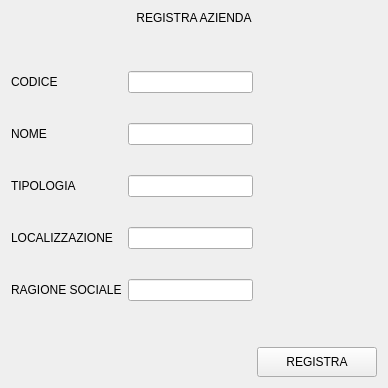
               <widget class="QWidget" name="page_aggiungi_azienda">
                <layout class="QVBoxLayout" name="verticalLayout_34">
                 <item>
                  <widget class="QLabel" name="label_55">
                   <property name="maximumSize">
                    <size>
                     <width>16777215</width>
                     <height>100</height>
                    </size>
                   </property>
                   <property name="text">
                    <string>REGISTRA AZIENDA</string>
                   </property>
                   <property name="alignment">
                    <set>Qt::AlignCenter</set>
                   </property>
                  </widget>
                 </item>
                 <item>
                  <spacer name="verticalSpacer_9">
                   <property name="orientation">
                    <enum>Qt::Vertical</enum>
                   </property>
                   <property name="sizeHint" stdset="0">
                    <size>
                     <width>20</width>
                     <height>40</height>
                    </size>
                   </property>
                  </spacer>
                 </item>
                 <item>
                  <layout class="QHBoxLayout" name="horizontalLayout_25">
                   <item>
                    <layout class="QVBoxLayout" name="verticalLayout_31">
                     <property name="spacing">
                      <number>30</number>
                     </property>
                     <item>
                      <widget class="QLabel" name="label_56">
                       <property name="text">
                        <string>CODICE</string>
                       </property>
                      </widget>
                     </item>
                     <item>
                      <widget class="QLabel" name="label_57">
                       <property name="text">
                        <string>NOME</string>
                       </property>
                      </widget>
                     </item>
                     <item>
                      <widget class="QLabel" name="label_58">
                       <property name="text">
                        <string>TIPOLOGIA</string>
                       </property>
                      </widget>
                     </item>
                     <item>
                      <widget class="QLabel" name="label_59">
                       <property name="text">
                        <string>LOCALIZZAZIONE</string>
                       </property>
                      </widget>
                     </item>
                     <item>
                      <widget class="QLabel" name="label_60">
                       <property name="text">
                        <string>RAGIONE SOCIALE</string>
                       </property>
                      </widget>
                     </item>
                    </layout>
                   </item>
                   <item>
                    <layout class="QVBoxLayout" name="verticalLayout_33">
                     <property name="spacing">
                      <number>30</number>
                     </property>
                     <item>
                      <widget class="QLineEdit" name="reg_codice_azienda"/>
                     </item>
                     <item>
                      <widget class="QLineEdit" name="reg_nome_azienda"/>
                     </item>
                     <item>
                      <widget class="QLineEdit" name="reg_tipologia_azienda"/>
                     </item>
                     <item>
                      <widget class="QLineEdit" name="reg_localizzazione_azienda"/>
                     </item>
                     <item>
                      <widget class="QLineEdit" name="reg_ragioneSociale_azienda"/>
                     </item>
                    </layout>
                   </item>
                   <item>
                    <spacer name="horizontalSpacer_20">
                     <property name="orientation">
                      <enum>Qt::Horizontal</enum>
                     </property>
                     <property name="sizeHint" stdset="0">
                      <size>
                       <width>40</width>
                       <height>20</height>
                      </size>
                     </property>
                    </spacer>
                   </item>
                  </layout>
                 </item>
                 <item>
                  <spacer name="verticalSpacer_10">
                   <property name="orientation">
                    <enum>Qt::Vertical</enum>
                   </property>
                   <property name="sizeHint" stdset="0">
                    <size>
                     <width>20</width>
                     <height>40</height>
                    </size>
                   </property>
                  </spacer>
                 </item>
                 <item>
                  <layout class="QHBoxLayout" name="horizontalLayout_24">
                   <property name="spacing">
                    <number>6</number>
                   </property>
                   <item>
                    <widget class="QLabel" name="signal_registra_azienda">
                     <property name="minimumSize">
                      <size>
                       <width>200</width>
                       <height>0</height>
                      </size>
                     </property>
                     <property name="text">
                      <string/>
                     </property>
                     <property name="alignment">
                      <set>Qt::AlignCenter</set>
                     </property>
                    </widget>
                   </item>
                   <item>
                    <spacer name="horizontalSpacer_19">
                     <property name="orientation">
                      <enum>Qt::Horizontal</enum>
                     </property>
                     <property name="sizeHint" stdset="0">
                      <size>
                       <width>40</width>
                       <height>20</height>
                      </size>
                     </property>
                    </spacer>
                   </item>
                   <item>
                    <widget class="QPushButton" name="bt_reg_aggiungere_azienda">
                     <property name="minimumSize">
                      <size>
                       <width>120</width>
                       <height>30</height>
                      </size>
                     </property>
                     <property name="text">
                      <string>REGISTRA</string>
                     </property>
                    </widget>
                   </item>
                  </layout>
                 </item>
                </layout>
               </widget>
